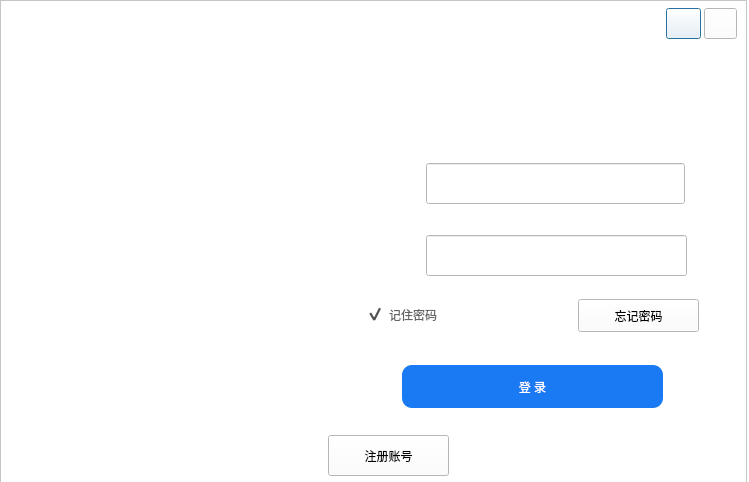
<?xml version="1.0" encoding="UTF-8"?>
<ui version="4.0">
 <class>Dialog</class>
 <widget class="QDialog" name="Dialog">
  <property name="geometry">
   <rect>
    <x>0</x>
    <y>0</y>
    <width>749</width>
    <height>482</height>
   </rect>
  </property>
  <property name="minimumSize">
   <size>
    <width>749</width>
    <height>482</height>
   </size>
  </property>
  <property name="maximumSize">
   <size>
    <width>749</width>
    <height>482</height>
   </size>
  </property>
  <property name="windowTitle">
   <string>Dialog</string>
  </property>
  <property name="windowIcon">
   <iconset>
    <normaloff>:/login/icons/bird-logo.png</normaloff>:/login/icons/bird-logo.png</iconset>
  </property>
  <property name="styleSheet">
   <string notr="true">background-color: rgb(255, 255, 255);</string>
  </property>
  <widget class="QFrame" name="frame">
   <property name="geometry">
    <rect>
     <x>0</x>
     <y>0</y>
     <width>747</width>
     <height>483</height>
    </rect>
   </property>
   <property name="frameShape">
    <enum>QFrame::StyledPanel</enum>
   </property>
   <property name="frameShadow">
    <enum>QFrame::Raised</enum>
   </property>
   <widget class="QPushButton" name="btn_minimize">
    <property name="geometry">
     <rect>
      <x>666</x>
      <y>8</y>
      <width>35</width>
      <height>31</height>
     </rect>
    </property>
    <property name="sizePolicy">
     <sizepolicy hsizetype="Minimum" vsizetype="Expanding">
      <horstretch>0</horstretch>
      <verstretch>0</verstretch>
     </sizepolicy>
    </property>
    <property name="minimumSize">
     <size>
      <width>25</width>
      <height>25</height>
     </size>
    </property>
    <property name="maximumSize">
     <size>
      <width>40</width>
      <height>16777215</height>
     </size>
    </property>
    <property name="toolTip">
     <string>最小化</string>
    </property>
    <property name="text">
     <string/>
    </property>
    <property name="icon">
     <iconset>
      <normaloff>:/login/icons/minmax.png</normaloff>:/login/icons/minmax.png</iconset>
    </property>
   </widget>
   <widget class="QLabel" name="label_movie">
    <property name="geometry">
     <rect>
      <x>6</x>
      <y>6</y>
      <width>321</width>
      <height>471</height>
     </rect>
    </property>
    <property name="sizePolicy">
     <sizepolicy hsizetype="Preferred" vsizetype="Preferred">
      <horstretch>0</horstretch>
      <verstretch>0</verstretch>
     </sizepolicy>
    </property>
    <property name="font">
     <font>
      <family>楷体</family>
      <pointsize>16</pointsize>
     </font>
    </property>
    <property name="toolTip">
     <string>&lt;html&gt;&lt;head/&gt;&lt;body&gt;&lt;p&gt;思绪无限&lt;/p&gt;&lt;p&gt;CSDN：&lt;a href=&quot;htps:wuxian.blog.csdn.net&quot;&gt;&lt;span style=&quot; text-decoration: underline; color:#0000ff;&quot;&gt;wuxian.blog.csdn.net&lt;/span&gt;&lt;/a&gt;&lt;/p&gt;&lt;p&gt;B站：&lt;a href=&quot;https://space.bilibili.com/456667721&quot;&gt;&lt;span style=&quot; text-decoration: underline; color:#0000ff;&quot;&gt;思绪亦无限&lt;/span&gt;&lt;/a&gt;&lt;/p&gt;&lt;/body&gt;&lt;/html&gt;</string>
    </property>
    <property name="layoutDirection">
     <enum>Qt::LeftToRight</enum>
    </property>
    <property name="styleSheet">
     <string notr="true">QLabel{
border-image: url(:/login/icons/person1.gif);
}</string>
    </property>
    <property name="text">
     <string>&lt;html&gt;&lt;head/&gt;&lt;body&gt;&lt;p align=&quot;center&quot;&gt;&lt;br/&gt;&lt;/p&gt;&lt;/body&gt;&lt;/html&gt;</string>
    </property>
    <property name="alignment">
     <set>Qt::AlignCenter</set>
    </property>
   </widget>
   <widget class="QTabWidget" name="tabWidget">
    <property name="geometry">
     <rect>
      <x>326</x>
      <y>2</y>
      <width>417</width>
      <height>475</height>
     </rect>
    </property>
    <property name="layoutDirection">
     <enum>Qt::LeftToRight</enum>
    </property>
    <property name="autoFillBackground">
     <bool>false</bool>
    </property>
    <property name="styleSheet">
     <string notr="true">
QTabWidget::pane{
min-width:70px;
min-height:25px;
border-top: 0px solid;
	background-color: transparent;
}

QTabBar::tab {
font-size:10px;
min-width:70px;

min-height:25px;

color: black;

font:12px &quot;Microsoft YaHei&quot;;

border: -1px solid;



}

QTabBar::tab:selected{

min-width:70px;

min-height:25px;
color: black;

font:11px &quot;Microsoft YaHei&quot;;

border: 0px solid;

border-bottom: 0px solid;

border-color: #4796f0;

}</string>
    </property>
    <property name="currentIndex">
     <number>0</number>
    </property>
    <property name="tabBarAutoHide">
     <bool>true</bool>
    </property>
    <widget class="QWidget" name="tab_login">
     <attribute name="title">
      <string/>
     </attribute>
     <widget class="QCheckBox" name="checkBox_remenber">
      <property name="geometry">
       <rect>
        <x>40</x>
        <y>270</y>
        <width>115</width>
        <height>35</height>
       </rect>
      </property>
      <property name="styleSheet">
       <string notr="true">
QCheckBox{
font: 10pt &quot;微软雅黑&quot;;
color: rgb(100, 100, 100);
spacing: 5px;
background-color: transparent;
}

QCheckBox::indicator {
width: 18px;
height: 18px;
}
QCheckBox::indicator:unchecked {
border-image: url(:/login/icons/check.png);
}

QCheckBox::indicator:checked {
border-image: url(:/login/icons/checked.png);
}
 </string>
      </property>
      <property name="text">
       <string>记住密码</string>
      </property>
      <property name="iconSize">
       <size>
        <width>18</width>
        <height>18</height>
       </size>
      </property>
      <property name="checked">
       <bool>true</bool>
      </property>
     </widget>
     <widget class="QLineEdit" name="lineEdit_password">
      <property name="geometry">
       <rect>
        <x>100</x>
        <y>208</y>
        <width>261</width>
        <height>41</height>
       </rect>
      </property>
      <property name="font">
       <font>
        <family>微软雅黑</family>
        <pointsize>12</pointsize>
       </font>
      </property>
      <property name="text">
       <string/>
      </property>
     </widget>
     <widget class="QLabel" name="label_log_passwordBack">
      <property name="geometry">
       <rect>
        <x>52</x>
        <y>208</y>
        <width>319</width>
        <height>43</height>
       </rect>
      </property>
      <property name="styleSheet">
       <string notr="true">border-image: url(:/images/icons/logo1.png);</string>
      </property>
      <property name="text">
       <string/>
      </property>
     </widget>
     <widget class="QLabel" name="label_log_user">
      <property name="geometry">
       <rect>
        <x>64</x>
        <y>146</y>
        <width>21</width>
        <height>21</height>
       </rect>
      </property>
      <property name="styleSheet">
       <string notr="true">border-image: url(:/login/icons/logo2.png);
background-color: transparent;</string>
      </property>
      <property name="text">
       <string/>
      </property>
     </widget>
     <widget class="QLineEdit" name="lineEdit_user_log">
      <property name="geometry">
       <rect>
        <x>100</x>
        <y>136</y>
        <width>259</width>
        <height>41</height>
       </rect>
      </property>
      <property name="font">
       <font>
        <family>微软雅黑</family>
        <pointsize>12</pointsize>
        <italic>false</italic>
        <bold>false</bold>
       </font>
      </property>
      <property name="text">
       <string/>
      </property>
     </widget>
     <widget class="QToolButton" name="toolButton_forgetCode">
      <property name="geometry">
       <rect>
        <x>252</x>
        <y>272</y>
        <width>121</width>
        <height>33</height>
       </rect>
      </property>
      <property name="cursor">
       <cursorShape>PointingHandCursor</cursorShape>
      </property>
      <property name="text">
       <string>忘记密码</string>
      </property>
      <property name="iconSize">
       <size>
        <width>16</width>
        <height>16</height>
       </size>
      </property>
     </widget>
     <widget class="QLabel" name="label_log_password">
      <property name="geometry">
       <rect>
        <x>64</x>
        <y>220</y>
        <width>21</width>
        <height>21</height>
       </rect>
      </property>
      <property name="styleSheet">
       <string notr="true">border-image: url(:/login/icons/logo3.png);
background-color: transparent;</string>
      </property>
      <property name="text">
       <string/>
      </property>
     </widget>
     <widget class="QPushButton" name="pushButton_login">
      <property name="geometry">
       <rect>
        <x>76</x>
        <y>338</y>
        <width>261</width>
        <height>43</height>
       </rect>
      </property>
      <property name="styleSheet">
       <string notr="true">QPushButton{
	background-color:rgb(26, 122, 244);
	border-radius:10px; 
    border:1px;
	font:17px &quot;微软雅黑&quot;;
	color:rgba(255,255,255);
}

QPushButton::pressed{
	border-color:rgba(255,255,255,30);
	background-color: rgb(0, 170, 255);
	border-style:inset;
	color:rgba(0,0,0,100);
}

QPushButton::hover{
	background-color: rgb(73, 154, 237);
	border-color:rgba(255,255,255,200);
	color:rgba(255,255,255);
}</string>
      </property>
      <property name="text">
       <string>登 录</string>
      </property>
     </widget>
     <widget class="QLabel" name="label_pic">
      <property name="geometry">
       <rect>
        <x>166</x>
        <y>16</y>
        <width>85</width>
        <height>85</height>
       </rect>
      </property>
      <property name="minimumSize">
       <size>
        <width>85</width>
        <height>85</height>
       </size>
      </property>
      <property name="maximumSize">
       <size>
        <width>85</width>
        <height>85</height>
       </size>
      </property>
      <property name="font">
       <font>
        <family>Adobe 黑体 Std R</family>
        <pointsize>18</pointsize>
        <italic>false</italic>
        <bold>true</bold>
       </font>
      </property>
      <property name="styleSheet">
       <string notr="true">border-image: url(:/default_icons/skins/skin_color.png);
background-color: transparent;
border-radius:40px;</string>
      </property>
      <property name="text">
       <string/>
      </property>
      <property name="alignment">
       <set>Qt::AlignCenter</set>
      </property>
     </widget>
     <widget class="QLabel" name="label_log_userBack">
      <property name="geometry">
       <rect>
        <x>52</x>
        <y>136</y>
        <width>319</width>
        <height>43</height>
       </rect>
      </property>
      <property name="styleSheet">
       <string notr="true">border-image: url(:/images/icons/logo1.png);</string>
      </property>
      <property name="text">
       <string/>
      </property>
     </widget>
     <widget class="QToolButton" name="toolButton_go2reg">
      <property name="geometry">
       <rect>
        <x>2</x>
        <y>408</y>
        <width>121</width>
        <height>41</height>
       </rect>
      </property>
      <property name="cursor">
       <cursorShape>PointingHandCursor</cursorShape>
      </property>
      <property name="text">
       <string>注册账号</string>
      </property>
     </widget>
     <widget class="QLabel" name="label_log_info">
      <property name="geometry">
       <rect>
        <x>162</x>
        <y>406</y>
        <width>179</width>
        <height>39</height>
       </rect>
      </property>
      <property name="styleSheet">
       <string notr="true">background-color: transparent;
color: rgb(255, 0, 127);
font: 9pt &quot;微软雅黑&quot;;</string>
      </property>
      <property name="text">
       <string/>
      </property>
     </widget>
     <zorder>label_log_passwordBack</zorder>
     <zorder>label_log_userBack</zorder>
     <zorder>checkBox_remenber</zorder>
     <zorder>lineEdit_password</zorder>
     <zorder>label_log_user</zorder>
     <zorder>lineEdit_user_log</zorder>
     <zorder>toolButton_forgetCode</zorder>
     <zorder>label_log_password</zorder>
     <zorder>pushButton_login</zorder>
     <zorder>label_pic</zorder>
     <zorder>toolButton_go2reg</zorder>
     <zorder>label_log_info</zorder>
    </widget>
    <widget class="QWidget" name="tab_reg">
     <attribute name="title">
      <string/>
     </attribute>
     <widget class="QLineEdit" name="lineEdit_user_reg">
      <property name="geometry">
       <rect>
        <x>100</x>
        <y>122</y>
        <width>259</width>
        <height>41</height>
       </rect>
      </property>
      <property name="font">
       <font>
        <family>微软雅黑</family>
        <pointsize>12</pointsize>
        <italic>false</italic>
        <bold>false</bold>
       </font>
      </property>
      <property name="text">
       <string/>
      </property>
     </widget>
     <widget class="QLabel" name="label_reg_passwordBack">
      <property name="geometry">
       <rect>
        <x>52</x>
        <y>192</y>
        <width>319</width>
        <height>43</height>
       </rect>
      </property>
      <property name="styleSheet">
       <string notr="true">border-image: url(:/login/icons/logo1.png);</string>
      </property>
      <property name="text">
       <string/>
      </property>
     </widget>
     <widget class="QLabel" name="label_reg_user">
      <property name="geometry">
       <rect>
        <x>64</x>
        <y>132</y>
        <width>21</width>
        <height>21</height>
       </rect>
      </property>
      <property name="styleSheet">
       <string notr="true">border-image: url(:/login/icons/logo2.png);
background-color: transparent;</string>
      </property>
      <property name="text">
       <string/>
      </property>
     </widget>
     <widget class="QLineEdit" name="lineEdit_password_reg">
      <property name="geometry">
       <rect>
        <x>100</x>
        <y>192</y>
        <width>261</width>
        <height>41</height>
       </rect>
      </property>
      <property name="font">
       <font>
        <family>微软雅黑</family>
        <pointsize>12</pointsize>
       </font>
      </property>
      <property name="text">
       <string/>
      </property>
     </widget>
     <widget class="QLabel" name="label_pic_reg">
      <property name="geometry">
       <rect>
        <x>166</x>
        <y>10</y>
        <width>85</width>
        <height>85</height>
       </rect>
      </property>
      <property name="minimumSize">
       <size>
        <width>85</width>
        <height>85</height>
       </size>
      </property>
      <property name="maximumSize">
       <size>
        <width>85</width>
        <height>85</height>
       </size>
      </property>
      <property name="font">
       <font>
        <family>Adobe 黑体 Std R</family>
        <pointsize>18</pointsize>
        <italic>false</italic>
        <bold>true</bold>
       </font>
      </property>
      <property name="styleSheet">
       <string notr="true">border-image: url(:/login/icons/user.png);
background-color: transparent;
border-radius:40px;</string>
      </property>
      <property name="text">
       <string/>
      </property>
      <property name="alignment">
       <set>Qt::AlignCenter</set>
      </property>
     </widget>
     <widget class="QToolButton" name="toolButton_go2login">
      <property name="geometry">
       <rect>
        <x>2</x>
        <y>408</y>
        <width>119</width>
        <height>39</height>
       </rect>
      </property>
      <property name="cursor">
       <cursorShape>PointingHandCursor</cursorShape>
      </property>
      <property name="text">
       <string>前往登录</string>
      </property>
     </widget>
     <widget class="QLabel" name="label_reg_password">
      <property name="geometry">
       <rect>
        <x>64</x>
        <y>204</y>
        <width>21</width>
        <height>21</height>
       </rect>
      </property>
      <property name="styleSheet">
       <string notr="true">border-image: url(:/login/icons/logo3.png);
background-color: transparent;</string>
      </property>
      <property name="text">
       <string/>
      </property>
     </widget>
     <widget class="QLabel" name="label_reg_userBack">
      <property name="geometry">
       <rect>
        <x>52</x>
        <y>122</y>
        <width>319</width>
        <height>43</height>
       </rect>
      </property>
      <property name="styleSheet">
       <string notr="true">border-image: url(:/login/icons/logo1.png);</string>
      </property>
      <property name="text">
       <string/>
      </property>
     </widget>
     <widget class="QPushButton" name="pushButton_reg">
      <property name="geometry">
       <rect>
        <x>76</x>
        <y>340</y>
        <width>261</width>
        <height>43</height>
       </rect>
      </property>
      <property name="styleSheet">
       <string notr="true">QPushButton{
	background-color:rgb(26, 122, 244);
	border-radius:10px; 
    border:1px;
	font:17px &quot;微软雅黑&quot;;
	color:rgba(255,255,255);
}

QPushButton::pressed{
	border-color:rgba(255,255,255,30);
	background-color: rgb(0, 170, 255);
	border-style:inset;
	color:rgba(0,0,0,100);
}

QPushButton::hover{
	background-color: rgb(73, 154, 237);
	border-color:rgba(255,255,255,200);
	color:rgba(255,255,255);
}</string>
      </property>
      <property name="text">
       <string>注 册</string>
      </property>
     </widget>
     <widget class="QLabel" name="label_reg_vercodeBack">
      <property name="geometry">
       <rect>
        <x>52</x>
        <y>262</y>
        <width>223</width>
        <height>43</height>
       </rect>
      </property>
      <property name="styleSheet">
       <string notr="true">border-image: url(:/login/icons/logo1.png);</string>
      </property>
      <property name="text">
       <string/>
      </property>
     </widget>
     <widget class="QLabel" name="label_reg_vercode">
      <property name="geometry">
       <rect>
        <x>64</x>
        <y>272</y>
        <width>21</width>
        <height>23</height>
       </rect>
      </property>
      <property name="styleSheet">
       <string notr="true">border-image: url(:/login/icons/logo4.png);
background-color: transparent;</string>
      </property>
      <property name="text">
       <string/>
      </property>
     </widget>
     <widget class="QLineEdit" name="lineEdit_code_reg">
      <property name="geometry">
       <rect>
        <x>100</x>
        <y>262</y>
        <width>159</width>
        <height>41</height>
       </rect>
      </property>
      <property name="font">
       <font>
        <family>微软雅黑</family>
        <pointsize>12</pointsize>
       </font>
      </property>
      <property name="text">
       <string/>
      </property>
     </widget>
     <widget class="QToolButton" name="toolButton_verCode">
      <property name="geometry">
       <rect>
        <x>282</x>
        <y>262</y>
        <width>89</width>
        <height>43</height>
       </rect>
      </property>
      <property name="sizePolicy">
       <sizepolicy hsizetype="Preferred" vsizetype="Preferred">
        <horstretch>0</horstretch>
        <verstretch>0</verstretch>
       </sizepolicy>
      </property>
      <property name="cursor">
       <cursorShape>PointingHandCursor</cursorShape>
      </property>
      <property name="text">
       <string/>
      </property>
      <property name="icon">
       <iconset>
        <normaloff>:/login/icons/captcha_1.png</normaloff>:/login/icons/captcha_1.png</iconset>
      </property>
      <property name="iconSize">
       <size>
        <width>89</width>
        <height>43</height>
       </size>
      </property>
     </widget>
     <widget class="QLabel" name="label_reg_info">
      <property name="geometry">
       <rect>
        <x>158</x>
        <y>408</y>
        <width>179</width>
        <height>39</height>
       </rect>
      </property>
      <property name="styleSheet">
       <string notr="true">background-color: transparent;
color: rgb(255, 0, 127);
font: 9pt &quot;微软雅黑&quot;;</string>
      </property>
      <property name="text">
       <string/>
      </property>
     </widget>
     <widget class="QToolButton" name="toolButton_loadLogo">
      <property name="geometry">
       <rect>
        <x>272</x>
        <y>40</y>
        <width>35</width>
        <height>37</height>
       </rect>
      </property>
      <property name="maximumSize">
       <size>
        <width>45</width>
        <height>45</height>
       </size>
      </property>
      <property name="cursor">
       <cursorShape>PointingHandCursor</cursorShape>
      </property>
      <property name="toolTip">
       <string>修改头像</string>
      </property>
      <property name="autoFillBackground">
       <bool>false</bool>
      </property>
      <property name="text">
       <string/>
      </property>
      <property name="icon">
       <iconset>
        <normaloff>:/images/icons/gallery.png</normaloff>:/images/icons/gallery.png</iconset>
      </property>
      <property name="iconSize">
       <size>
        <width>30</width>
        <height>30</height>
       </size>
      </property>
      <property name="popupMode">
       <enum>QToolButton::DelayedPopup</enum>
      </property>
      <property name="toolButtonStyle">
       <enum>Qt::ToolButtonTextUnderIcon</enum>
      </property>
      <property name="autoRaise">
       <bool>false</bool>
      </property>
      <property name="arrowType">
       <enum>Qt::NoArrow</enum>
      </property>
     </widget>
     <zorder>label_reg_userBack</zorder>
     <zorder>lineEdit_user_reg</zorder>
     <zorder>label_reg_passwordBack</zorder>
     <zorder>label_reg_user</zorder>
     <zorder>lineEdit_password_reg</zorder>
     <zorder>label_pic_reg</zorder>
     <zorder>toolButton_go2login</zorder>
     <zorder>label_reg_password</zorder>
     <zorder>pushButton_reg</zorder>
     <zorder>label_reg_vercodeBack</zorder>
     <zorder>label_reg_vercode</zorder>
     <zorder>lineEdit_code_reg</zorder>
     <zorder>toolButton_verCode</zorder>
     <zorder>label_reg_info</zorder>
     <zorder>toolButton_loadLogo</zorder>
    </widget>
   </widget>
   <widget class="QPushButton" name="btn_close">
    <property name="geometry">
     <rect>
      <x>704</x>
      <y>8</y>
      <width>33</width>
      <height>31</height>
     </rect>
    </property>
    <property name="sizePolicy">
     <sizepolicy hsizetype="Minimum" vsizetype="Expanding">
      <horstretch>0</horstretch>
      <verstretch>0</verstretch>
     </sizepolicy>
    </property>
    <property name="minimumSize">
     <size>
      <width>25</width>
      <height>25</height>
     </size>
    </property>
    <property name="maximumSize">
     <size>
      <width>40</width>
      <height>16777215</height>
     </size>
    </property>
    <property name="toolTip">
     <string>关闭</string>
    </property>
    <property name="text">
     <string/>
    </property>
    <property name="icon">
     <iconset>
      <normaloff>:/login/icons/extractLeft.png</normaloff>:/login/icons/extractLeft.png</iconset>
    </property>
   </widget>
   <zorder>tabWidget</zorder>
   <zorder>btn_minimize</zorder>
   <zorder>label_movie</zorder>
   <zorder>btn_close</zorder>
  </widget>
 </widget>
 <resources>
  <include location="RecSystem.qrc"/>
 </resources>
 <connections/>
</ui>
